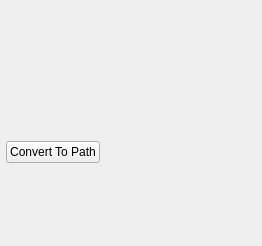
<ui version="4.0" >
 <class>PathToolOptionWidgetBase</class>
 <widget class="QWidget" name="PathToolOptionWidgetBase" >
  <property name="geometry" >
   <rect>
    <x>0</x>
    <y>0</y>
    <width>262</width>
    <height>246</height>
   </rect>
  </property>
  <layout class="QVBoxLayout" >
   <property name="leftMargin" >
    <number>6</number>
   </property>
   <property name="topMargin" >
    <number>6</number>
   </property>
   <property name="rightMargin" >
    <number>6</number>
   </property>
   <property name="bottomMargin" >
    <number>6</number>
   </property>
   <item>
    <widget class="QStackedWidget" name="stackedWidget" >
     <property name="sizePolicy" >
      <sizepolicy vsizetype="Preferred" hsizetype="Preferred" >
       <horstretch>1</horstretch>
       <verstretch>0</verstretch>
      </sizepolicy>
     </property>
     <property name="currentIndex" >
      <number>1</number>
     </property>
     <widget class="QWidget" name="pathPage" >
      <layout class="QGridLayout" >
       <property name="leftMargin" >
        <number>0</number>
       </property>
       <property name="topMargin" >
        <number>0</number>
       </property>
       <property name="rightMargin" >
        <number>0</number>
       </property>
       <property name="bottomMargin" >
        <number>0</number>
       </property>
       <item row="0" column="0" >
        <widget class="QGroupBox" name="stylesGroup" >
         <property name="title" >
          <string>Styles</string>
         </property>
         <layout class="QGridLayout" >
          <property name="leftMargin" >
           <number>3</number>
          </property>
          <property name="topMargin" >
           <number>3</number>
          </property>
          <property name="rightMargin" >
           <number>3</number>
          </property>
          <property name="bottomMargin" >
           <number>3</number>
          </property>
          <property name="horizontalSpacing" >
           <number>0</number>
          </property>
          <property name="verticalSpacing" >
           <number>3</number>
          </property>
          <item row="0" column="0" >
           <widget class="QToolButton" name="corner" >
            <property name="text" >
             <string>...</string>
            </property>
           </widget>
          </item>
          <item row="0" column="1" >
           <widget class="QToolButton" name="smooth" >
            <property name="text" >
             <string>...</string>
            </property>
           </widget>
          </item>
          <item row="0" column="2" >
           <widget class="QToolButton" name="symmetric" >
            <property name="text" >
             <string>...</string>
            </property>
           </widget>
          </item>
          <item row="2" column="0" >
           <widget class="QToolButton" name="lineSegment" >
            <property name="text" >
             <string>...</string>
            </property>
           </widget>
          </item>
          <item row="2" column="1" >
           <widget class="QToolButton" name="curveSegment" >
            <property name="text" >
             <string>...</string>
            </property>
           </widget>
          </item>
          <item row="1" column="0" colspan="3" >
           <widget class="Line" name="line" >
            <property name="frameShadow" >
             <enum>QFrame::Plain</enum>
            </property>
            <property name="orientation" >
             <enum>Qt::Horizontal</enum>
            </property>
           </widget>
          </item>
         </layout>
        </widget>
       </item>
       <item row="0" column="1" >
        <spacer>
         <property name="orientation" >
          <enum>Qt::Horizontal</enum>
         </property>
         <property name="sizeHint" >
          <size>
           <width>40</width>
           <height>20</height>
          </size>
         </property>
        </spacer>
       </item>
       <item row="1" column="0" >
        <widget class="QGroupBox" name="actionsGroup" >
         <property name="title" >
          <string>Actions</string>
         </property>
         <layout class="QGridLayout" >
          <property name="leftMargin" >
           <number>3</number>
          </property>
          <property name="topMargin" >
           <number>3</number>
          </property>
          <property name="rightMargin" >
           <number>3</number>
          </property>
          <property name="bottomMargin" >
           <number>3</number>
          </property>
          <property name="horizontalSpacing" >
           <number>0</number>
          </property>
          <property name="verticalSpacing" >
           <number>0</number>
          </property>
          <item row="0" column="0" >
           <widget class="QToolButton" name="addPoint" >
            <property name="text" >
             <string>...</string>
            </property>
           </widget>
          </item>
          <item row="0" column="1" >
           <widget class="QToolButton" name="removePoint" >
            <property name="text" >
             <string>...</string>
            </property>
           </widget>
          </item>
          <item row="1" column="0" >
           <widget class="QToolButton" name="breakPoint" >
            <property name="text" >
             <string>...</string>
            </property>
           </widget>
          </item>
          <item row="1" column="1" >
           <widget class="QToolButton" name="breakSegment" >
            <property name="text" >
             <string>...</string>
            </property>
           </widget>
          </item>
          <item row="1" column="2" >
           <widget class="QToolButton" name="joinSegment" >
            <property name="text" >
             <string>...</string>
            </property>
           </widget>
          </item>
          <item row="1" column="3" >
           <widget class="QToolButton" name="mergePoints" >
            <property name="text" >
             <string>...</string>
            </property>
           </widget>
          </item>
         </layout>
        </widget>
       </item>
       <item row="1" column="1" >
        <spacer>
         <property name="orientation" >
          <enum>Qt::Horizontal</enum>
         </property>
         <property name="sizeHint" >
          <size>
           <width>40</width>
           <height>20</height>
          </size>
         </property>
        </spacer>
       </item>
      </layout>
     </widget>
     <widget class="QWidget" name="parameterPage" >
      <property name="sizePolicy" >
       <sizepolicy vsizetype="Preferred" hsizetype="Preferred" >
        <horstretch>0</horstretch>
        <verstretch>1</verstretch>
       </sizepolicy>
      </property>
      <layout class="QGridLayout" >
       <property name="leftMargin" >
        <number>0</number>
       </property>
       <property name="topMargin" >
        <number>0</number>
       </property>
       <property name="rightMargin" >
        <number>0</number>
       </property>
       <property name="bottomMargin" >
        <number>0</number>
       </property>
       <item row="0" column="0" colspan="2" >
        <widget class="QStackedWidget" name="configWidget" >
         <property name="sizePolicy" >
          <sizepolicy vsizetype="Preferred" hsizetype="Preferred" >
           <horstretch>0</horstretch>
           <verstretch>1</verstretch>
          </sizepolicy>
         </property>
         <widget class="QWidget" name="page_2" />
        </widget>
       </item>
       <item row="1" column="0" >
        <widget class="QPushButton" name="convertToPath" >
         <property name="text" >
          <string>Convert To Path</string>
         </property>
        </widget>
       </item>
       <item row="1" column="1" >
        <spacer>
         <property name="orientation" >
          <enum>Qt::Horizontal</enum>
         </property>
         <property name="sizeHint" >
          <size>
           <width>40</width>
           <height>20</height>
          </size>
         </property>
        </spacer>
       </item>
      </layout>
     </widget>
    </widget>
   </item>
   <item>
    <widget class="QWidget" native="1" name="spacer" >
     <property name="sizePolicy" >
      <sizepolicy vsizetype="Preferred" hsizetype="Preferred" >
       <horstretch>0</horstretch>
       <verstretch>12</verstretch>
      </sizepolicy>
     </property>
    </widget>
   </item>
  </layout>
 </widget>
 <resources/>
 <connections/>
</ui>
